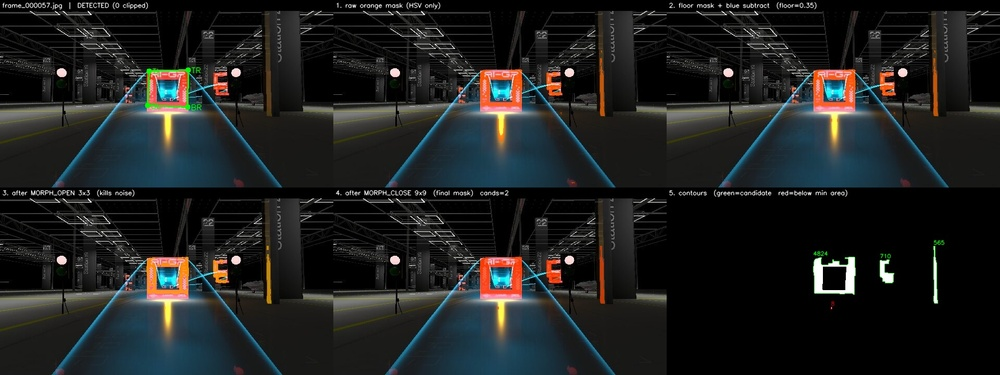
#> input picture VQ2/PyAIPilotExample-v2/analysis_pipeline/frame_000057_analysis.jpg, 1000 x 375 px, shrunk from 1920 x 720 before the run
$ python inspect_frame.py analysis_pipeline/frame_000057_analysis.jpg
#> lines starting #> are read from the running program, lines starting #| are printed output that depends on the picture; after the words box and inside, x2 and y2 are one past the last pixel; in counts of white or black regions, pixels touching at a corner belong together
#> in inspect, frame is the input picture: shape (375, 1000, 3); mean B, G, R 32.4, 32.7, 30.8
### VQ2/PyAIPilotExample-v2/gate_detector.py
"""
Gate detector using orange HSV colour segmentation.

detect_gate(frame) -> np.ndarray | None
    Returns 4 corner points [TL, TR, BR, BL] of the largest (= closest)
    orange gate in the frame, or None if no gate is found or the gate is
    too close/clipped to estimate a pose from (3+ corners on the frame
    border, see MAX_CLIPPED_CORNERS).

Corner ordering assumes the outer gate boundary (2720 mm × 2720 mm) is
detected.  Callers should use GATE_OUTER_HALF = 1.36 m as their solvePnP
object-point half-size.

Heavily-clipped gates are rejected rather than passed to solvePnP: when a
gate extends past the frame edge, cv2.findContours follows the image border
for the off-screen portion, so the resulting "corner" there is a clipped
border point, not the gate's true physical corner. solvePnP assumes all 4
points are real corners, so each clipped point degrades the pose. Offline
validation (dataset_tools/validate_labels.py) plus live replay against
logged poses showed 1-2 clipped corners still produce useful estimates
(median ~1.1-1.3 m error at medium range), while 3-4 clipped corners
(very close range) produce errors exceeding the gate range itself --
those are rejected.
"""

import cv2
import numpy as np

# ── Tunable constants ─────────────────────────────────────────────────────────

# HSV range for the gate's orange colour.
# OpenCV H: 0–179, S: 0–255, V: 0–255.
# Two bands cover orange (H 0–25) and the red wrap-around (H 160–179).
# Saturation floor lowered to 90 (was 150): at medium/far range the gate's true-red
# pixels commonly measure sat 90-140 (JPEG/lighting), so 150 speckled the mask into
# unusable fragments. Floor-glow rejection is handled by the ring/shape/spotlight
# guards below, not by this floor -- floor glow itself typically reads sat 150-250.
_HSV_LO1 = np.array([  0,  90,  60], dtype=np.uint8)
_HSV_HI1 = np.array([ 25, 255, 255], dtype=np.uint8)
_HSV_LO2 = np.array([160,  90,  60], dtype=np.uint8)
_HSV_HI2 = np.array([179, 255, 255], dtype=np.uint8)

# HSV range for the blue guide ribbon — masked out before gate detection so the
# ribbon doesn't fragment the orange gate contour when it passes through the opening.
_BLUE_LO = np.array([ 95, 120,  60], dtype=np.uint8)
_BLUE_HI = np.array([135, 255, 255], dtype=np.uint8)

# Minimum contour area in pixels to be considered a gate candidate.
MIN_GATE_AREA_PX: int = 200

FLOOR_MASK_FRACTION: float = 0.0

# Inner-hole spotlight trimming: after MORPH_OPEN, we search for the gate's
# hollow interior using hierarchical contour detection. The bottom of that
# inner hole marks where the gate frame ends. Adding GATE_FRAME_MARGIN_PX
# accounts for the frame bar thickness, then everything below is zeroed
# (removing the floor spotlight) before MORPH_CLOSE runs.
# If no inner hole is found (gate too small or distant), trimming is skipped.
GATE_INNER_MIN_AREA_PX: int = 150   # minimum inner hole area to trust
GATE_FRAME_MARGIN_PX:   int = 5     # px below inner hole bottom to include
# Inner hole's parent contour must be at least this fraction of the largest outer
# blob in the scene. Prevents a small background gate's inner hole from being used
# as the trim cutoff when the main (close) gate has no detectable inner hole.
GATE_HOLE_MIN_PARENT_FRACTION: float = 0.30
# If the selected inner hole's bottom exceeds this fraction of frame height, skip
# trimming.  With the adaptive margin (see below) the cutoff is placed at the outer
# gate bottom rather than the inner hole bottom, so the guard can be set high —
# at 90%+ the cutoff naturally falls off the frame edge anyway.
GATE_HOLE_MAX_Y_FRACTION: float = 0.90

# The gate bar thickness / inner-opening ratio from spec: bar = 610 mm, inner = 1500 mm.
# Used to compute an adaptive spotlight-trim margin so the cutoff lands at the outer
# gate bottom (not inside the bar) regardless of distance.
_GATE_BAR_TO_INNER_RATIO: float = 610.0 / 1500.0  # ≈ 0.407

# Kernel size for the ring-validation close pass.  Smaller than the main 9×9 so the
# gate's inner hole is preserved while small ribbon-subtraction gaps are still bridged.
_RING_CLOSE_SIZE: int = 5

# Gate-shape discriminator: a gate frame (ring) has contour_area / bbox_area < this
# threshold because the hollow interior reduces the filled area vs. the bounding rect.
# Solid clutter blobs have fill_ratio near 1.0.  Gate rings (4-sided or C-shaped due
# to ribbon gaps) typically land at 0.45–0.76.
# Only used as a fallback for larger blobs — small blobs must use the RETR_TREE hole
# check to avoid false-accepting noise.
GATE_RING_MAX_FILL:         float = 0.80
GATE_RING_FILL_MIN_AREA_PX: int   = 1000  # minimum contour area to trust fill_ratio alone

# approxPolyDP epsilon as a fraction of contour perimeter.
_POLY_EPS: float = 0.05

# Gate outer half-dimension (metres) — used by pose_estimator object points.
GATE_OUTER_HALF: float = 1.36  # 2720 mm / 2

# A corner within this many pixels of the frame edge is treated as a clipped
# contour point (gate partially out of frame) rather than a true gate corner.
BORDER_MARGIN_PX: float = 2.0

# Reject a detection once this many corners are clipped to the frame edge.
# Empirically (dataset_tools/validate_labels.py + live replay against
# logged poses): 3-4 clipped corners correspond to very-close-range views
# where the polygon is essentially meaningless (reconstruction error exceeds
# the gate range itself). 1-2 clipped corners correspond to medium-range
# partial views that still solvePnP to a useful estimate (~1-1.3 m median
# error -- better than many fully-visible long-range detections), so those
# are kept.
MAX_CLIPPED_CORNERS: int = 2

# Floor-spotlight distortion guard.  At close range the gate's downward orange
# spotlight merges with the gate's bottom bar via MORPH_CLOSE, pulling the BL/BR
# corners outward.  For a real (roughly square) gate the bottom pixel-width
# (BR.x − BL.x) should not be more than this ratio times the top width
# (TR.x − TL.x).  Values > 1.6 reliably indicate spotlight distortion;
# legitimate perspective-tilted gates stay below 1.4.
_SPOTLIGHT_WIDTH_RATIO:    float = 1.6   # bottom_w > top_w * this → spread
_SPOTLIGHT_COLLAPSE_RATIO: float = 0.3   # bottom_w < top_w * this → triangle collapse
# Bottom corners skewed vertically: |BR.y - BL.y| > gate_height * this.
# Floor spotlight can drag one bottom corner down diagonally while the other stays
# near the gate, creating an asymmetric (lopsided) quadrilateral.  Legitimate
# perspective (gate yawed up to ~30°) produces bottom_skew < 0.25; spotlight
# distortion produces 0.4+.
_SPOTLIGHT_SKEW_RATIO:     float = 0.35

# Set True to print per-frame detection diagnostics (HSV at gate centre, area, etc.)
VERBOSE: bool = False


# ── Public API ────────────────────────────────────────────────────────────────

def detect_gate(frame: np.ndarray, diag: dict | None = None) -> np.ndarray | None:
    """
    Detect the closest (largest) orange gate in a BGR frame.

    Returns float32 (4, 2) corners ordered [TL, TR, BR, BL], or None.
    Uses the outer gate boundary (2720 mm); caller should use
    GATE_OUTER_HALF = 1.36 m as solvePnP object-point half-size.

    diag : optional dict, populated (in place, cleared first) with
           pipeline-internals diagnostics for offline audit of the filter
           stages this function silently discards results from -- e.g.
           "was there a gate-sized blob that the aspect/area filter
           rejected?" or "how close did approxPolyDP get to 4 points?".
           Costs nothing extra when left None.
    """
    if diag is not None:
        diag.clear()

    hsv  = cv2.cvtColor(frame, cv2.COLOR_BGR2HSV)
#> hsv: shape (375, 1000, 3); mean H, S, V 33.1, 48.1, 38.1
    final_mask, open_mask = _orange_mask_from_hsv(hsv)

    # Ring check: identify blobs in open_mask that look like gate frames (hollow rings).
    # Primary: RETR_TREE hole detection — a gate ring encloses a void; solid clutter
    # does not.  Works at any size for fully-closed rings.
    # Fallback: fill_ratio (contour_area / bbox_area) for large C-shaped rings where
    # the ribbon or clipping breaks the ring and RETR_TREE finds no inner hole.
    # Small blobs (< GATE_RING_FILL_MIN_AREA_PX) must use the primary check only —
    # noise and irregular clutter at small scales also have low fill_ratio.
    ring_kernel = cv2.getStructuringElement(cv2.MORPH_RECT, (_RING_CLOSE_SIZE, _RING_CLOSE_SIZE))
    ring_mask   = cv2.morphologyEx(open_mask, cv2.MORPH_CLOSE, ring_kernel)
    ring_cnts, ring_hier = cv2.findContours(ring_mask, cv2.RETR_TREE, cv2.CHAIN_APPROX_SIMPLE)

    # ring_data: list of outer bboxes for blobs that pass the ring-shape check.
    # Used to filter candidates: a detection is only accepted if its centroid
    # falls inside one of these ring bboxes.
    ring_data: list[tuple] = []
    if ring_cnts and ring_hier is not None:
        rh = ring_hier[0]
        for i, row in enumerate(rh):
            if row[3] >= 0:
                continue  # inner contour
            rc_area = cv2.contourArea(ring_cnts[i])
            if rc_area < GATE_INNER_MIN_AREA_PX:
                continue

            # Primary: detect closed ring via inner hole (RETR_TREE child contour).
            has_hole = False
            child = row[2]
            while child >= 0:
                if cv2.contourArea(ring_cnts[child]) >= GATE_INNER_MIN_AREA_PX:
                    has_hole = True
                    break
                child = rh[child][0]

            if has_hole:
                ring_data.append(cv2.boundingRect(ring_cnts[i]))
                continue

            # Fallback: large C-shaped/partial ring with low fill_ratio (no closed hole).
            if rc_area < GATE_RING_FILL_MIN_AREA_PX:
                continue
            rx, ry, rw, rh_dim = cv2.boundingRect(ring_cnts[i])
            if rw * rh_dim > 0 and rc_area / (rw * rh_dim) < GATE_RING_MAX_FILL:
                ring_data.append((rx, ry, rw, rh_dim))

    # Main contour detection on the spotlight-trimmed, 9×9-closed final mask.
    contours, _ = cv2.findContours(final_mask, cv2.RETR_EXTERNAL, cv2.CHAIN_APPROX_SIMPLE)
    if diag is not None:
        diag['n_contours'] = len(contours)
    if not contours:
        if diag is not None:
            diag['detect_result'] = 'no_contours'
        if VERBOSE:
            print('[detector] no orange contours found')
        return None

    areas   = [float(cv2.contourArea(c)) for c in contours]
    aspects = [_aspect_ratio(c) for c in contours]

    # A candidate must: meet minimum area, be roughly square, AND have its centroid
    # inside one of the ring bboxes found on the open mask.
    has_ring = [_centroid_in_any_bbox(c, ring_data) for c in contours]
    passed   = [
        a >= MIN_GATE_AREA_PX and _roughly_square(c) and ring
        for a, c, ring in zip(areas, contours, has_ring)
    ]
    li = int(np.argmax(areas))

    if diag is not None:
        diag['largest_area']    = areas[li]
        diag['largest_aspect']  = aspects[li]
        diag['largest_passed']  = bool(passed[li])
        diag['n_candidates']    = int(sum(passed))
        diag['n_ring']          = int(sum(has_ring))

    candidates = [c for c, p in zip(contours, passed) if p]
    if not candidates:
        if diag is not None:
            diag['detect_result'] = 'no_candidates'
        if VERBOSE:
            print(f'[detector] {len(contours)} contour(s) found but none passed ring+shape filters '
                  f'(largest area={areas[li]:.0f} px², rings={sum(has_ring)}/{len(contours)})')
        return None

    best = max(candidates, key=cv2.contourArea)

    if diag is not None:
        diag['best_area']   = float(cv2.contourArea(best))
        diag['best_aspect'] = _aspect_ratio(best)

    corners, poly_diag = _four_corners(best)
    if corners is None:
        if diag is not None:
            diag['detect_result'] = 'no_4corner'
        if VERBOSE:
            print('[detector] could not reduce best contour to 4 corners')
        return None
    ordered = _order_corners(corners)

    if diag is not None:
        diag.update(poly_diag)

    # Reject corners distorted by the floor spotlight.  Two failure modes:
    #
    # 1. Spread: BL/BR dragged far outward → bottom_w >> top_w.
    # 2. Collapse: BL/BR converge at the spotlight TIP (downward triangle) →
    #    bottom_w ≈ 0 while top_w is normal.  approxPolyDP on the T-shape finds
    #    the floor-glow apex as a single "bottom" vertex shared by both BL & BR.
    #
    # Gate corners are ordered [TL, TR, BR, BL].
    top_w    = ordered[1, 0] - ordered[0, 0]   # TR.x − TL.x
    bottom_w = ordered[2, 0] - ordered[3, 0]   # BR.x − BL.x
    gate_h     = (ordered[2, 1] + ordered[3, 1]) / 2 - (ordered[0, 1] + ordered[1, 1]) / 2
    bottom_skew = abs(ordered[2, 1] - ordered[3, 1])  # |BR.y - BL.y|
    if top_w > 0 and (bottom_w > top_w * _SPOTLIGHT_WIDTH_RATIO
                      or bottom_w < top_w * _SPOTLIGHT_COLLAPSE_RATIO
                      or (gate_h > 0 and bottom_skew > gate_h * _SPOTLIGHT_SKEW_RATIO)):
        if diag is not None:
            diag['detect_result'] = 'spotlight_distortion'
        return None

    h, w = frame.shape[:2]
    n_clipped = _n_border_corners(ordered, w, h)
    if diag is not None:
        diag['n_clipped_corners'] = n_clipped
    if n_clipped > MAX_CLIPPED_CORNERS:
        if diag is not None:
            diag['detect_result'] = 'partial'
        if VERBOSE:
            print(f'[detector] gate too clipped ({n_clipped}/4 corners on border) -- skipping pose estimate')
        return None

    if diag is not None:
        diag['detect_result'] = 'ok'

    if VERBOSE:
        area = cv2.contourArea(best)
        cx   = int(ordered[:, 0].mean())
        cy   = int(ordered[:, 1].mean())
        h, w = frame.shape[:2]
        cx   = max(0, min(cx, w - 1))
        cy   = max(0, min(cy, h - 1))
        hsv_at_centre = hsv[cy, cx]
        print(f'[detector] gate detected  area={area:.0f} px²  '
              f'centre=({cx},{cy})  HSV@centre={hsv_at_centre.tolist()}  '
              f'corners(TL→BR)={ordered.astype(int).tolist()}')

    return ordered


# [11 lines left out: function draw_detection, not called in this run]


# ── Internals ─────────────────────────────────────────────────────────────────

def _orange_mask_from_hsv(hsv: np.ndarray) -> tuple[np.ndarray, np.ndarray]:
    """Return (final_mask, open_mask).

    final_mask : spotlight-trimmed, 9×9-closed — use for contour detection.
    open_mask  : spotlight-trimmed, 3×3-opened only — use for ring validation
                 (the 9×9 close fills the gate's inner hole at medium range).
    """
    mask1 = cv2.inRange(hsv, _HSV_LO1, _HSV_HI1)
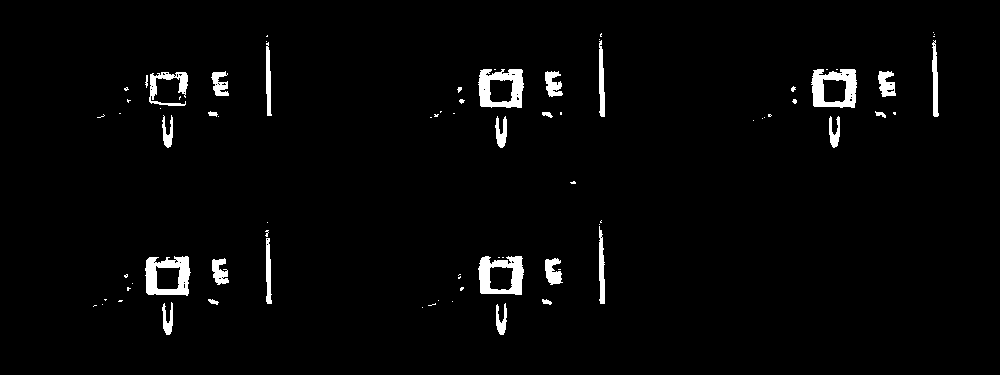
#> mask1: shape (375, 1000); 2.6% white; 79 white regions (53 under 20 px), largest, box (x1, y1, x2, y2) and area: (478, 69, 524, 108) 1108, (811, 69, 857, 108) 1106, (145, 256, 191, 296) 1104
    mask2 = cv2.inRange(hsv, _HSV_LO2, _HSV_HI2)
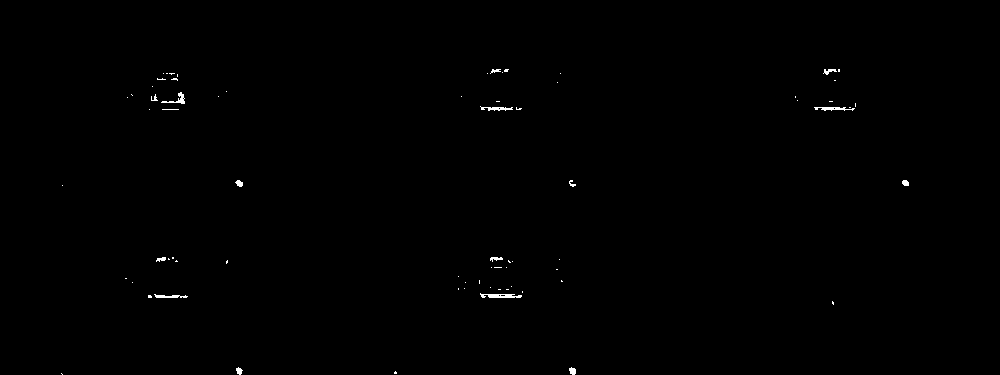
#> mask2: shape (375, 1000); 0.27% white in thin lines or dots, all inside (x1, y1, x2, y2) = (61, 69, 909, 375)
    mask  = cv2.bitwise_or(mask1, mask2)
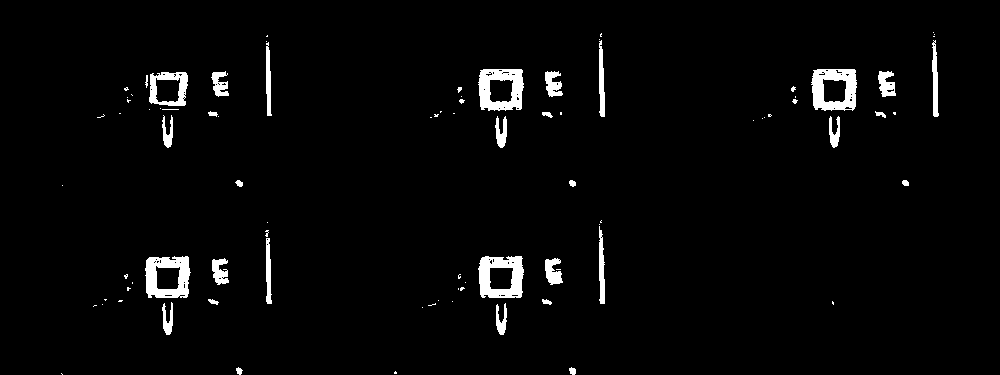
#> mask: shape (375, 1000); 2.9% white; 88 white regions (57 under 20 px), largest, box (x1, y1, x2, y2) and area: (811, 69, 857, 111) 1269, (478, 256, 524, 298) 1269, (478, 69, 524, 111) 1253

    # Blank the bottom FLOOR_MASK_FRACTION of the frame to cut off the gate's
    # downward spotlight before it merges with the gate frame contour.
    if FLOOR_MASK_FRACTION > 0.0:
        cutoff = int(hsv.shape[0] * (1.0 - FLOOR_MASK_FRACTION))
        mask[cutoff:, :] = 0

    # Remove pixels that belong to the blue guide ribbon.
    blue_mask   = cv2.inRange(hsv, _BLUE_LO, _BLUE_HI)
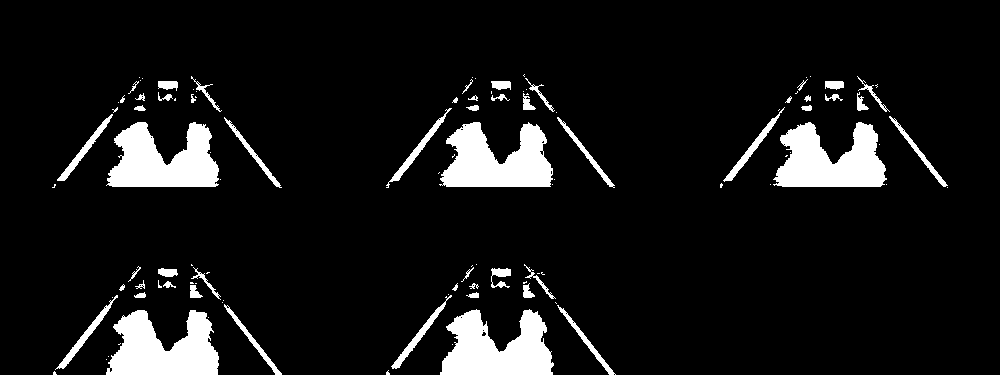
#> blue_mask: shape (375, 1000); 8.7% white; 112 white regions (58 under 20 px), largest, box (x1, y1, x2, y2) and area: (106, 310, 219, 375) 5009, (440, 309, 554, 375) 5001, (439, 122, 553, 187) 4946
    blue_kernel = cv2.getStructuringElement(cv2.MORPH_RECT, (3, 3))
    blue_mask   = cv2.dilate(blue_mask, blue_kernel, iterations=1)
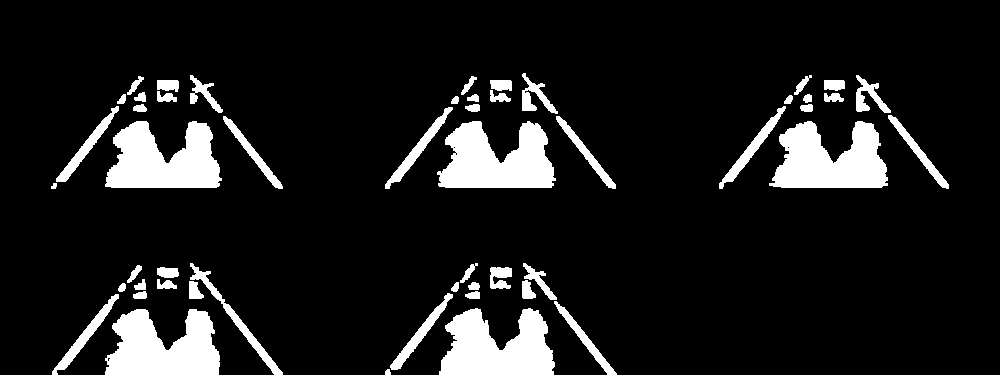
#> blue_mask: shape (375, 1000); 10.9% white; 52 white regions, largest, box (x1, y1, x2, y2) and area: (437, 121, 556, 188) 5530, (769, 121, 888, 188) 5503, (105, 121, 222, 188) 5489
    mask        = cv2.bitwise_and(mask, cv2.bitwise_not(blue_mask))
#> mask: shape (375, 1000); 2.8% white; 88 white regions (57 under 20 px), largest, box (x1, y1, x2, y2) and area: (811, 69, 857, 111) 1259, (478, 256, 524, 298) 1251, (478, 69, 524, 111) 1238

    open_kernel  = cv2.getStructuringElement(cv2.MORPH_RECT, (3, 3))
    close_kernel = cv2.getStructuringElement(cv2.MORPH_RECT, (9, 9))
    mask_open = cv2.morphologyEx(mask, cv2.MORPH_OPEN, open_kernel)
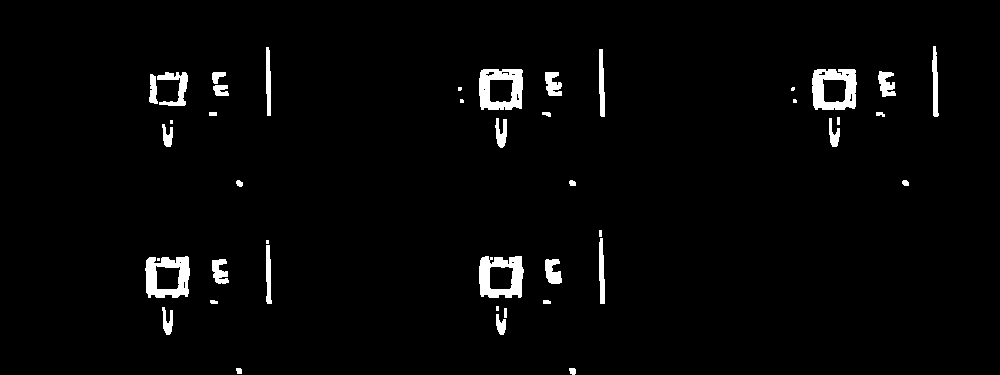
#> mask_open: shape (375, 1000); 2.6% white; 43 white regions (8 under 20 px), largest, box (x1, y1, x2, y2) and area: (812, 69, 857, 110) 1223, (479, 69, 523, 110) 1199, (479, 256, 524, 298) 1198

    # Inner-hole spotlight trim: use RETR_TREE to find the gate's hollow
    # interior, which marks where the gate frame ends. Everything below that
    # + GATE_FRAME_MARGIN_PX is floor spotlight — zero it before the real
    # MORPH_CLOSE bridges them.
    #
    # We search for the inner hole on the MORPH_CLOSE result (not MORPH_OPEN)
    # because CLOSE bridges the small ribbon-subtraction gaps that can break
    # the gate ring at the OPEN stage, making the interior un-detectable.
    mask_close_tmp = cv2.morphologyEx(mask_open, cv2.MORPH_CLOSE, close_kernel)
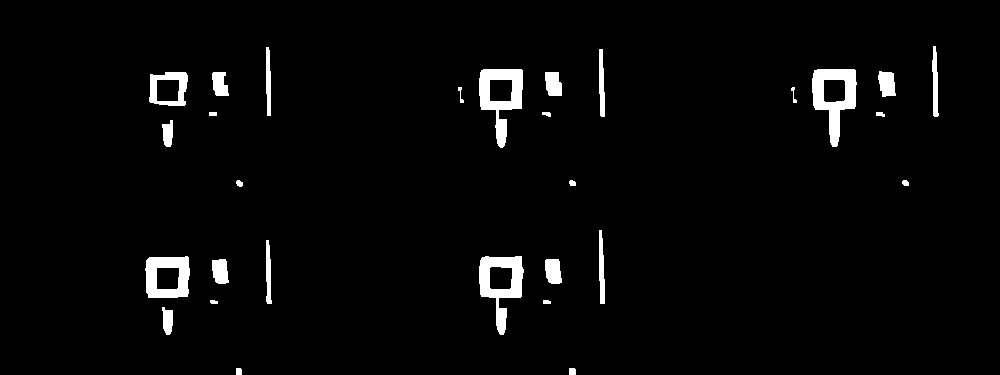
#> mask_close_tmp: shape (375, 1000); 3% white; 29 white regions
    cnts, hier = cv2.findContours(mask_close_tmp, cv2.RETR_TREE, cv2.CHAIN_APPROX_SIMPLE)
#> cnts = 34 contours, 4 with area under 20; largest, box (x1, y1, x2, y2) and area: (812, 69, 857, 147) 2014, (479, 69, 523, 148) 1936, (479, 256, 524, 335) 1916, (145, 256, 190, 298) 1660, (149, 72, 188, 106) 1092
    cutoff = -1
    hole_bottom = -1
    if hier is not None and len(cnts) > 0:
        h = hier[0]  # shape (n, 4): [next, prev, first_child, parent]
#> h = 34 rows, first 6: [1, -1, -1, -1], [2, 0, -1, -1], [3, 1, -1, -1], [4, 2, -1, -1], [5, 3, -1, -1], [6, 4, -1, -1]
#> (the rest of the program and of its run is left out)
